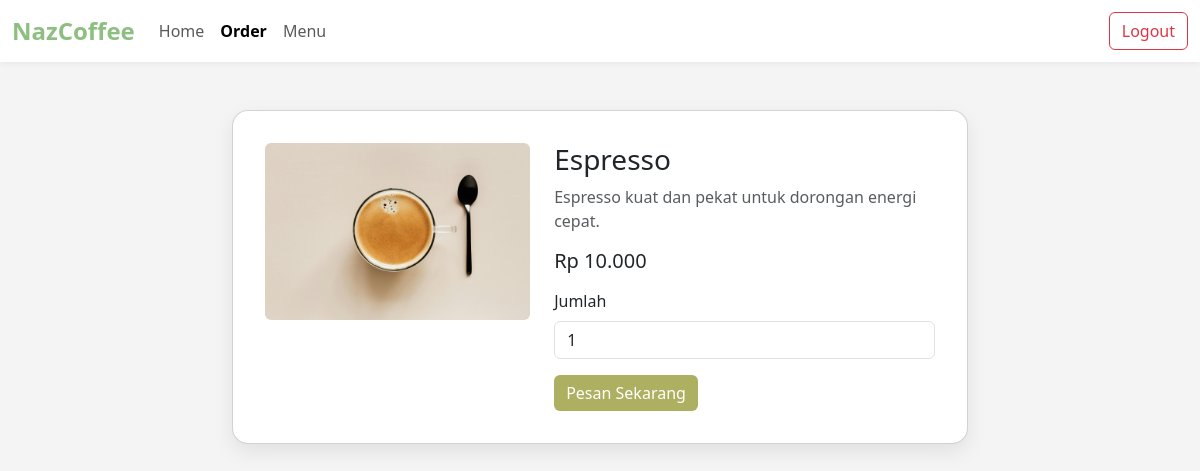
Page /order?product_id=1 (signed in) on the committed database.
### tables this page shows
CREATE TABLE products (
    id INTEGER PRIMARY KEY AUTOINCREMENT,
    name TEXT NOT NULL,
    price REAL NOT NULL,
    active INTEGER NOT NULL CHECK (active IN (0, 1)),
    category_id INTEGER,
    image_path TEXT, description TEXT,
    FOREIGN KEY (category_id) REFERENCES product_category(id)
);

### app/routes.py (the view, shortened to what this page needs)
@main.route('/order', methods=['GET', 'POST'])
def order():
    if not session.get('logged_in'):
        flash("Silakan Log In untuk melakukan order.", "danger")
        return redirect(url_for('main.login'))
    product_id = request.args.get('product_id', type=int)
    if not product_id:
        flash("Belum Memilih Produk.", "danger")
        return redirect(url_for('main.menu'))
    db = get_db()
    product = db.execute(
        "SELECT * FROM products WHERE id = ?",
        (product_id,)
    ).fetchone()
    if not product:
        flash("Product tidak ditemukan.", "danger")
        return redirect(url_for('main.menu'))
    return render_template('order.html', product=product)

### app/routes.py (called while the page is built)
def get_db():
    if 'db' not in g:
        g.db = sqlite3.connect(DATABASE)
        g.db.row_factory = sqlite3.Row
    return g.db

### app/templates/order.html (shortened to what this page needs)
<!DOCTYPE html>
<html lang="en">
  <head>
    <link
      href="https://cdn.jsdelivr.net/npm/bootstrap@5.3.5/dist/css/bootstrap.min.css"
      rel="stylesheet"
    />
    <link
      href="https://cdn.jsdelivr.net/npm/remixicon@4.5.0/fonts/remixicon.css"
      rel="stylesheet"
    />
  </head>
  <body>
    <nav class="navbar navbar-expand-lg">
      <div class="container-fluid">
        <a class="navbar-brand fw-bold" href="/">NazCoffee</a>
        <div class="collapse navbar-collapse">
          <ul class="navbar-nav me-auto">
            <li class="nav-item"><a class="nav-link" href="/">Home</a></li>
            <li class="nav-item">
              <a class="nav-link active fw-bold" href="/order">Order</a>
            </li>
            <li class="nav-item"><a class="nav-link" href="/menu">Menu</a></li>
          </ul>
          {% if session.logged_in %}
          <a class="btn btn-outline-danger" href="/logout">Logout</a>
          {% else %}
          <a class="btn btn-outline-success" href="/login">Login</a>
          {% endif %}
        </div>
      </div>
    </nav>
    <div class="container py-5">
      <div class="row justify-content-center">
        <div class="col-md-8">
          <div class="card">
            <div class="row g-4">
              <div class="col-md-5">
                <img
                  src="{{ url_for('static', filename='product/' + product['image_path']) }}"
                  class="img-fluid rounded"
                  alt="{{ product.name }}"
                />
              </div>
              <div class="col-md-7">
                <h3>{{ product.name }}</h3>
                <p class="text-muted">{{ product.description }}</p>
                <h5 class="mb-3">
                  Rp {{ "{:,.0f}".format(product.price).replace(",", ".") }}
                </h5>
                <form
                  method="POST"
                  action="{{ url_for('main.order') }}?product_id={{ product['id'] }}"
                >
                  <div class="mb-3">
                    <label for="quantity" class="form-label">Jumlah</label>
                    <input
                      type="number"
                      class="form-control"
                      id="quantity"
                      name="quantity"
                      min="1"
                      value="1"
                      required
                    />
                  </div>
                  <button type="submit" class="btn btn-order">
                    Pesan Sekarang
                  </button>
                </form>
              </div>
            </div>
          </div>
        </div>
      </div>
    </div>
  </body>
</html>

### app/templates/order.html (style rules this page uses)
:root { --text: #18170c; --background: #f4f4f4; --primary: #adaf61; --secondary: #b4d1a3; --accent: #8cbf80; }
body { font-family: "Segoe UI", Tahoma, Geneva, Verdana, sans-serif; background-color: var(--background); color: var(--text); }
.navbar { background-color: #fff; box-shadow: 0 2px 5px rgba(0, 0, 0, 0.05); }
.navbar-brand { color: var(--accent); font-size: 1.5rem; }
.card { border-radius: 1rem; padding: 2rem; background-color: #fff; box-shadow: 0 8px 20px rgba(0, 0, 0, 0.08); }
.btn-order { background-color: var(--primary); color: white; border: none; }

### rows in the picture
products: image_path (picture), name "Espresso", description "Espresso kuat dan pekat untuk dorongan energi cepat.", price "10.000"
